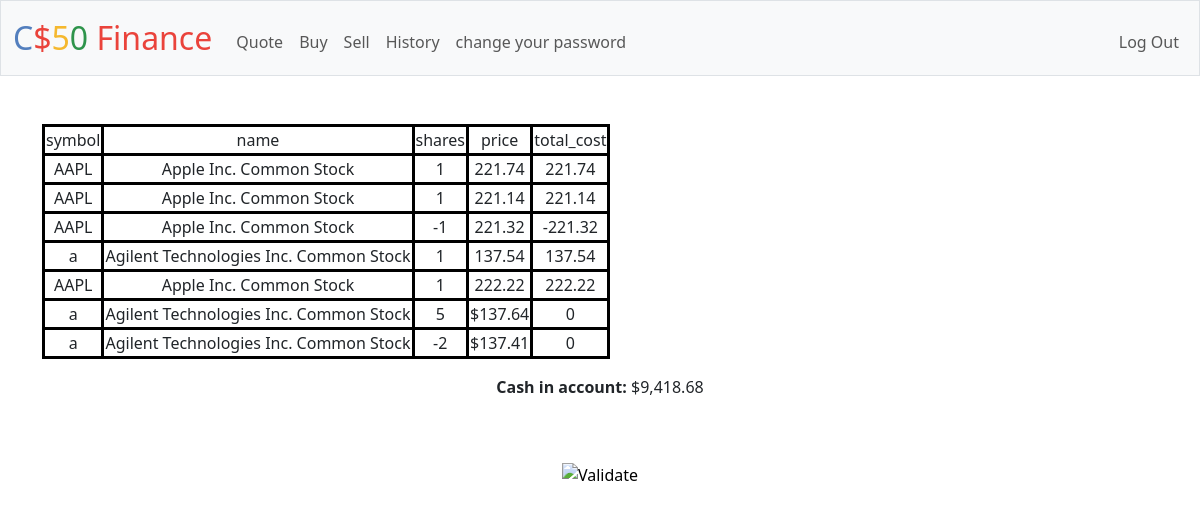
The page / (signed in) on the database its author committed.
### tables this page shows
CREATE TABLE transactions (id INTEGER PRIMARY KEY AUTOINCREMENT NOT NULL,user_id INTEGER NOT NULL, stock_name TEXT NOT NULL, stock_symbol TEXT NOT NULL, price NUMERIC NOT NULL, time TIMESTAMP DEFAULT CURRENT_TIMESTAMP, shares INTEGER NOT NULL, status TEXT, FOREIGN KEY (user_id) REFERENCES users (id));

### finance/app.py (the view)
@app.route("/")
@login_required
def index():
    user_id = session["user_id"]
    rows = db.execute("SELECT stock_symbol, stock_name, shares, price, shares * price AS total_cost FROM transactions WHERE user_id = ?", user_id)
    current_cash = usd(db.execute("SELECT cash FROM users WHERE id = ?", user_id)[0]["cash"])
    return render_template("index.html", rows=rows, current_cash=current_cash)

### finance/app.py (called while the page is built)
@app.after_request
def after_request(response):
    response.headers["Cache-Control"] = "no-cache, no-store, must-revalidate"
    response.headers["Expires"] = 0
    response.headers["Pragma"] = "no-cache"
    return response

### finance/helpers.py (called while the page is built)
def login_required(f):
    @wraps(f)
    def decorated_function(*args, **kwargs):
        if session.get("user_id") is None:
            return redirect("/login")
        return f(*args, **kwargs)
    return decorated_function

def usd(value):
    return f"${value:,.2f}"

### finance/templates/index.html (shortened to what this page needs)
{% extends "layout.html" %}
{% block main %}
    <table>
        <tr>
            <td>symbol</td>
            <td>name</td>
            <td>shares</td>
            <td>price</td>
            <td>total_cost</td>
        </tr>
        <tr>
        {% for row in rows %}
            <td>{{row.stock_symbol}}</td>
            <td>{{row.stock_name}}</td>
            <td>{{row.shares}}</td>
            <td>{{row.price}}</td>
            <td>{{row.total_cost}}</td>
        </tr>
        {% endfor %}
    </table>
    <p><div><b>Cash in account: </b>{{current_cash}}</div></p>
{% endblock %}

### finance/templates/layout.html (shortened to what this page needs)
<!DOCTYPE html>
<html lang="en">
    <head>
        <link href="https://cdn.jsdelivr.net/npm/bootstrap@5.3.3/dist/css/bootstrap.min.css" rel="stylesheet">
        <link href="/static/styles.css" rel="stylesheet">
    </head>
    <body>
        <nav class="bg-light border navbar navbar-expand-md navbar-light">
            <div class="container-fluid">
                <a class="navbar-brand" href="/"><span class="blue">C</span><span class="red">$</span><span class="yellow">5</span><span class="green">0</span> <span class="red">Finance</span></a>
                <div class="collapse navbar-collapse" id="navbar">
                    {% if session["user_id"] %}
                        <ul class="navbar-nav me-auto mt-2">
                            <li class="nav-item"><a class="nav-link" href="/quote">Quote</a></li>
                            <li class="nav-item"><a class="nav-link" href="/buy">Buy</a></li>
                            <li class="nav-item"><a class="nav-link" href="/sell">Sell</a></li>
                            <li class="nav-item"><a class="nav-link" href="/history">History</a></li>
                            <li class="nav-item"><a class="nav-link" href="/change_password">change your password</a></li>
                        </ul>
                        <ul class="navbar-nav ms-auto mt-2">
                            <li class="nav-item"><a class="nav-link" href="/logout">Log Out</a></li>
                        </ul>
                    {% else %}
                        <ul class="navbar-nav ms-auto mt-2">
                            <li class="nav-item"><a class="nav-link" href="/register">Register</a></li>
                            <li class="nav-item"><a class="nav-link" href="/login">Log In</a></li>
                        </ul>
                    {% endif %}
                </div>
            </div>
        </nav>
        <main class="container py-5 text-center">
            {% block main %}{% endblock %}
        </main>
        <footer class="mb-5">
            <form action="https://validator.w3.org/check" class="text-center" enctype="multipart/form-data" method="post" target="_blank">
                <input alt="Validate" src="/static/I_heart_validator.png" type="image">
            </form>
        </footer>
    </body>
</html>

### finance/static/styles.css (style rules this page uses)
nav .navbar-brand { font-size: xx-large; }
nav .navbar-brand .blue { color: #537fbe; }
nav .navbar-brand .red { color: #ea433b; }
nav .navbar-brand .yellow { color: #f5b82e; }
nav .navbar-brand .green { color: #2e944b; }
table { border: solid black; }
tr { border: solid black; }
td { border: solid black; }

### rows shown on the page
transactions: stock_symbol "AAPL", stock_name "Apple Inc. Common Stock", shares "1", price "221.74", total_cost "221.74"
transactions: stock_symbol "AAPL", stock_name "Apple Inc. Common Stock", shares "1", price "221.14", total_cost "221.14"
transactions: stock_symbol "AAPL", stock_name "Apple Inc. Common Stock", shares "-1", price "221.32", total_cost "-221.32"
transactions: stock_symbol "a", stock_name "Agilent Technologies Inc. Common Stock", shares "1", price "137.54", total_cost "137.54"
transactions: stock_symbol "AAPL", stock_name "Apple Inc. Common Stock", shares "1", price "222.22", total_cost "222.22"
transactions: stock_symbol "a", stock_name "Agilent Technologies Inc. Common Stock", shares "5", price "$137.64", total_cost "0"
transactions: stock_symbol "a", stock_name "Agilent Technologies Inc. Common Stock", shares "-2", price "$137.41", total_cost "0"

### other values the page prints
{{ current_cash }} "$9,418.68"
